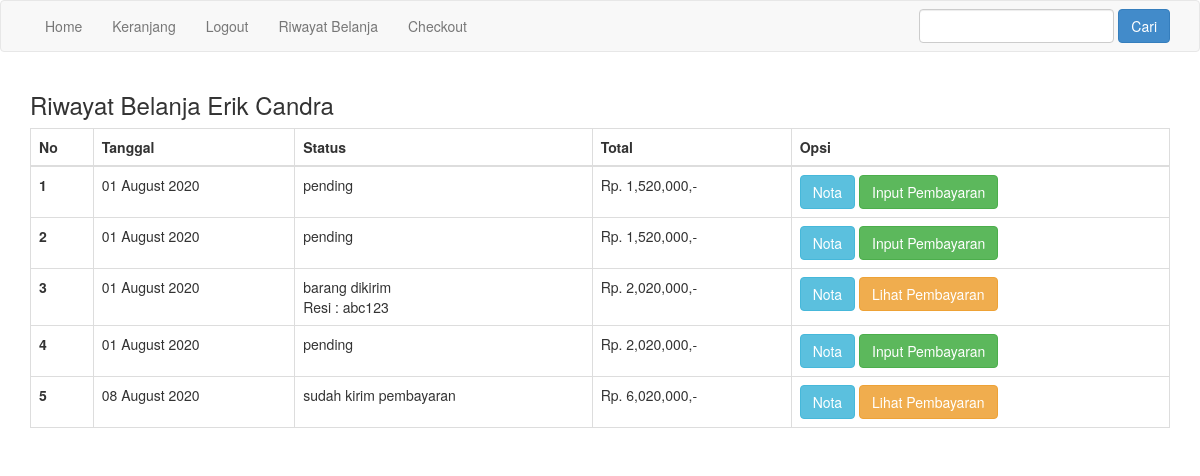
Page /riwayat.php (signed in) on the committed database.
### tables this page shows
CREATE TABLE `pembelian` (
  `id_pembelian` int(11) NOT NULL,
  `id_pelanggan` int(11) NOT NULL,
  `tanggal_pembelian` date NOT NULL,
  `total_pembelian` int(11) NOT NULL,
  `alamat_pengiriman` text NOT NULL,
  `status_pembelian` varchar(100) NOT NULL DEFAULT 'pending',
  `resi_pengiriman` varchar(50) NOT NULL,
  `totalberat` int(11) NOT NULL,
  `provinsi` varchar(255) NOT NULL,
  `distrik` varchar(255) NOT NULL,
  `tipe` varchar(255) NOT NULL,
  `kodepos` varchar(255) NOT NULL,
  `ekspedisi` varchar(255) NOT NULL,
  `paket` varchar(255) NOT NULL,
  `ongkir` int(11) NOT NULL,
  `estimasi` varchar(255) NOT NULL
);

### riwayat.php (the view, shortened to what this page needs)
<?php
include 'koneksi.php';
?>
<!DOCTYPE html>
<html lang="en">
<head>
  <link rel="stylesheet" href="admin/assets/css/bootstrap.css">
</head>
<body>
<?php include 'templates/navbar.php'; ?>
<section class="content">
  <div class="container">
    <h3>Riwayat Belanja <?= $_SESSION['pelanggan']['nama_pelanggan']; ?></h3>
    <table class="table table-bordered">
			<thead>
				<tr>
					<th>No</th>
					<th>Tanggal</th>
					<th>Status</th>
					<th>Total</th>
					<th>Opsi</th>
				</tr>
			</thead>
			<tbody>
				<?php
				$no = 1;
				$id_pelanggan = $_SESSION['pelanggan']['id_pelanggan'];
				$ambil = $koneksi->query("SELECT * FROM pembelian WHERE id_pelanggan='$id_pelanggan'");
				?>
				<?php
				while($pecah = $ambil->fetch_assoc()):
				?>
				<tr>
					<th><?= $no++; ?></th>
					<td><?= date("d F Y", strtotime($pecah['tanggal_pembelian'])); ?></td>
					<td>
						<?= $pecah['status_pembelian']; ?><br>
						<?php if(!empty($pecah['resi_pengiriman'])): ?>
							Resi : <?= $pecah['resi_pengiriman']; ?>
						<?php endif; ?>
					</td>
					<td>Rp. <?= number_format($pecah['total_pembelian']); ?>,-</td>
					<td>
						<a href="nota.php?id=<?= $pecah['id_pembelian']; ?>" class="btn btn-info">Nota</a>
						<?php if($pecah['status_pembelian'] == 'pending'): ?>
							<a href="pembayaran.php?id=<?= $pecah['id_pembelian']; ?>" class="btn btn-success">Input Pembayaran</a>
							<?php else: ?>
								<a href="lihat-pembayaran.php?id=<?= $pecah['id_pembelian']; ?>" class="btn btn-warning">Lihat Pembayaran</a>
						<?php endif; ?>
					</td>
				</tr>
				<?php endwhile; ?>
			</tbody>
    </table>
  </div>
</section>
</body>
</html>

### rows in the picture
pembelian: tanggal_pembelian "01 August 2020", status_pembelian "pending", total_pembelian "1,520,000"
pembelian: tanggal_pembelian "01 August 2020", status_pembelian "pending", total_pembelian "1,520,000"
pembelian: tanggal_pembelian "01 August 2020", status_pembelian "barang dikirim", resi_pengiriman "abc123", total_pembelian "2,020,000"
pembelian: tanggal_pembelian "01 August 2020", status_pembelian "pending", total_pembelian "2,020,000"
pembelian: tanggal_pembelian "08 August 2020", status_pembelian "sudah kirim pembayaran", total_pembelian "6,020,000"

### other values in the picture
$_SESSION['pelanggan']['nama_pelanggan'] "Erik Candra"
